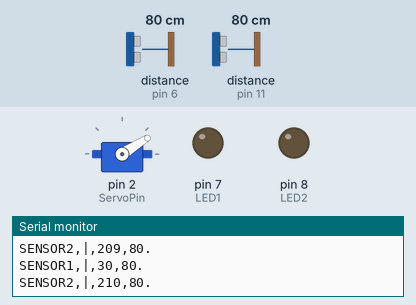
Recording of a sketch running on a simulated Arduino Uno, built with avr-gcc and run on an emulated ATmega328P. Parts: servo, output pins drawn as LEDs (lit = HIGH), the last lines printed to the serial monitor. The inputs (shaded band) are chosen by the test bench; at power-on: distance to the obstacle (sensors on pin 6, pin 11) 80 cm. The echo pulse lasts 58.3 µs per cm.

Above: at 3.2 s.
3.3 s: distance to the obstacle (sensor on pin 6) set to 40 cm
6.3 s: distance to the obstacle (sensor on pin 6) set to 33 cm
At 7.0 s:
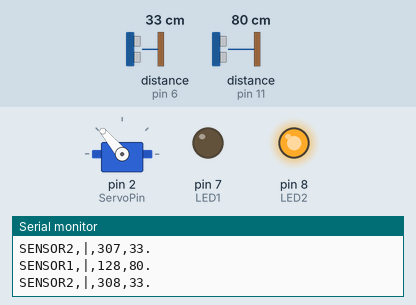
9.3 s: distance to the obstacle (sensor on pin 11) set to 120 cm
At 12.2 s:
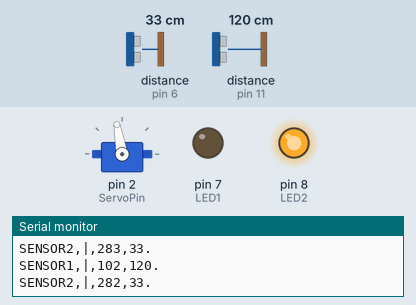
12.3 s: distance to the obstacle (sensor on pin 11) set to 38 cm
15.3 s: distance to the obstacle (sensor on pin 11) set to 31 cm
At 17.0 s:
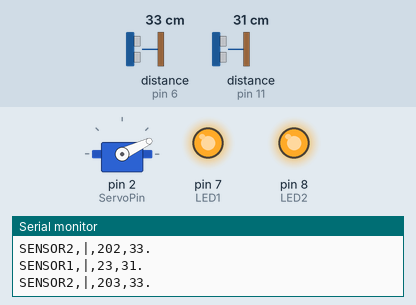
18.3 s: distance to the obstacle (sensor on pin 6) set to 120 cm
At 19.92 s:
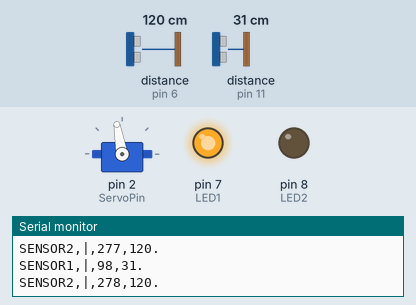
Timing chart, 0 to 23.8 s (numbered marks = the images above; inputs shaded):
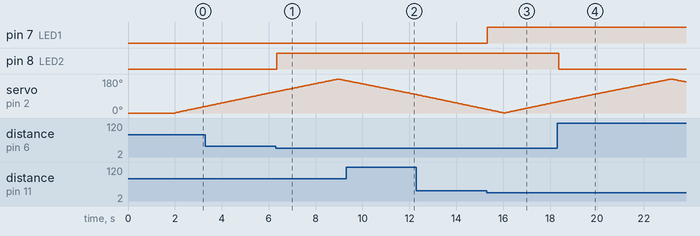

Measured:
- the behaviour switches between 36 and 35 cm on distance to the obstacle (sensor on pin 6) (found by bisection; images 0 and 1)
- the behaviour switches between 36 and 35 cm on distance to the obstacle (sensor on pin 11) (found by bisection; images 2 and 3)
- after the input at 6.3 s, pin 8 (LED2): LOW → HIGH at once
- after the input at 15.3 s, pin 7 (LED1): LOW → HIGH at once
- after the input at 18.3 s, pin 8 (LED2): HIGH → LOW after 0.07 s
- by itself, servo on pin 2 (ServoPin): rises from 59° to 180° in 4.8 s, then falls to 165° in 0.61 s

The sketch:

Arduino_Code_RADAR.ino
```cpp
/*________________________________________________
  |                                              |
  |         CODIGO DEL RADAR ARDUINO             |
  |                                              |
  |    Creado, Depurado y comentado por:         |
  |    Br. Eduardo Fermín Toro Beltrán           |
  |    (c) URBE, CIDETIU, GIRA (2019)            |
  |                                              |
  |   Proposito del codigo:                      |
  |   Imprimir los datos recibidos por el        |
  |   sensor HC-SR04 que esta conectado al       |
  |   pin digital 12 del arduino.                |
  |                                              |
  |   Los datos son mandados por serial al       |
  |   programa hecho en processing 3 para        |
  |   ser graficados.                            |
  |                                              |
  |                                              |
  |______________________________________________|*/


#include <Servo.h>//libreria Servo estandar de ARDUINO
#include <Ultrasonic.h>//Libreria del sensor Ultrasonico en el archivo Ultrasonic-3.0.0.rar

const unsigned int trigPin1 = 10; //Pin Trigger del HC-SR04 1
const unsigned int echoPin1 = 11; //Pin Echo del HC-SR04 1
const unsigned int trigPin2 = 5; //Pin Trigger del HC-SRO4 2
const unsigned int echoPin2 = 6; //Pin echo del HC-SR04 2
const unsigned int ServoPin = 2; //Pin que envia la señal PWM al servo
const unsigned int LED1 = 7;//pin del led 1
const unsigned int LED2 = 8;//pin del led 2
int pos = 0; // Registra la posicion actual del servo
const int delay_time = 10;
int distance, distance2;

Ultrasonic ultrasonic(trigPin1, echoPin1);
Ultrasonic ultrasonic2(trigPin2, echoPin2);
Servo myServo;

void setup() {
  Serial.begin(9600);
  pinMode(trigPin1, OUTPUT);
  pinMode(echoPin1, INPUT);
  pinMode(trigPin2, OUTPUT);
  pinMode(echoPin2, INPUT);
  pinMode(LED1, OUTPUT);
  pinMode(LED2, OUTPUT);
  myServo.attach(ServoPin);
  pos = myServo.read();//lee la posicion del servo.
  while (pos > 0) { //si la posicion del sevo es mayor a 0
    myServo.write(0);//devuelve el servo a la posicion 0
    delay(10);//retardo
    pos = myServo.read();
  }//while pos>15
  while (!Serial){};
  myServo.write(0);
  delay(2000);
}// void setup ()

void loop() {
  // ROTACION EN DESDE 15 HASTA 165°
  for (int i = 0 ; i < 180 ; i++) {
    int rotation2 = i + 180;
    myServo.write(i);
    distance = ultrasonic.read(CM);
    distance2 = ultrasonic2.read(CM);
    print_values(i, distance);
    print_values2(rotation2, distance2);
  }// for 15 -165
  // ROTACION EN DESDE 165 HASTA 15°
  for (int i = 180; i > 0 ; i--) {
    int rotation2 = i + 180;
    myServo.write(i);
    distance = ultrasonic.read(CM);
    distance2 = ultrasonic2.read(CM);
    print_values(i, distance);
    print_values2(rotation2, distance2);
  }//for 165 - 15
}//Loop

void print_values(int i, int distance) {
  Serial.print("SENSOR1,|,");
  Serial.print(i);
  Serial.print(",");
  Serial.print(distance);
  Serial.println(".");
  if (distance<=35){
       digitalWrite(LED1,HIGH);
      }//if
    else if (distance>35){
       digitalWrite(LED1, LOW);
      }//else if
} //print_values()
void print_values2(int i, int distance) {
  Serial.print("SENSOR2,|,");
  Serial.print(i);
  Serial.print(",");
  Serial.print(distance);
  Serial.println(".");
   if (distance<=35){
        digitalWrite(LED2,HIGH);
    }//if distance2
    else if (distance>35){
        digitalWrite(LED2,LOW);
      }//else if
}//print_values2
```
